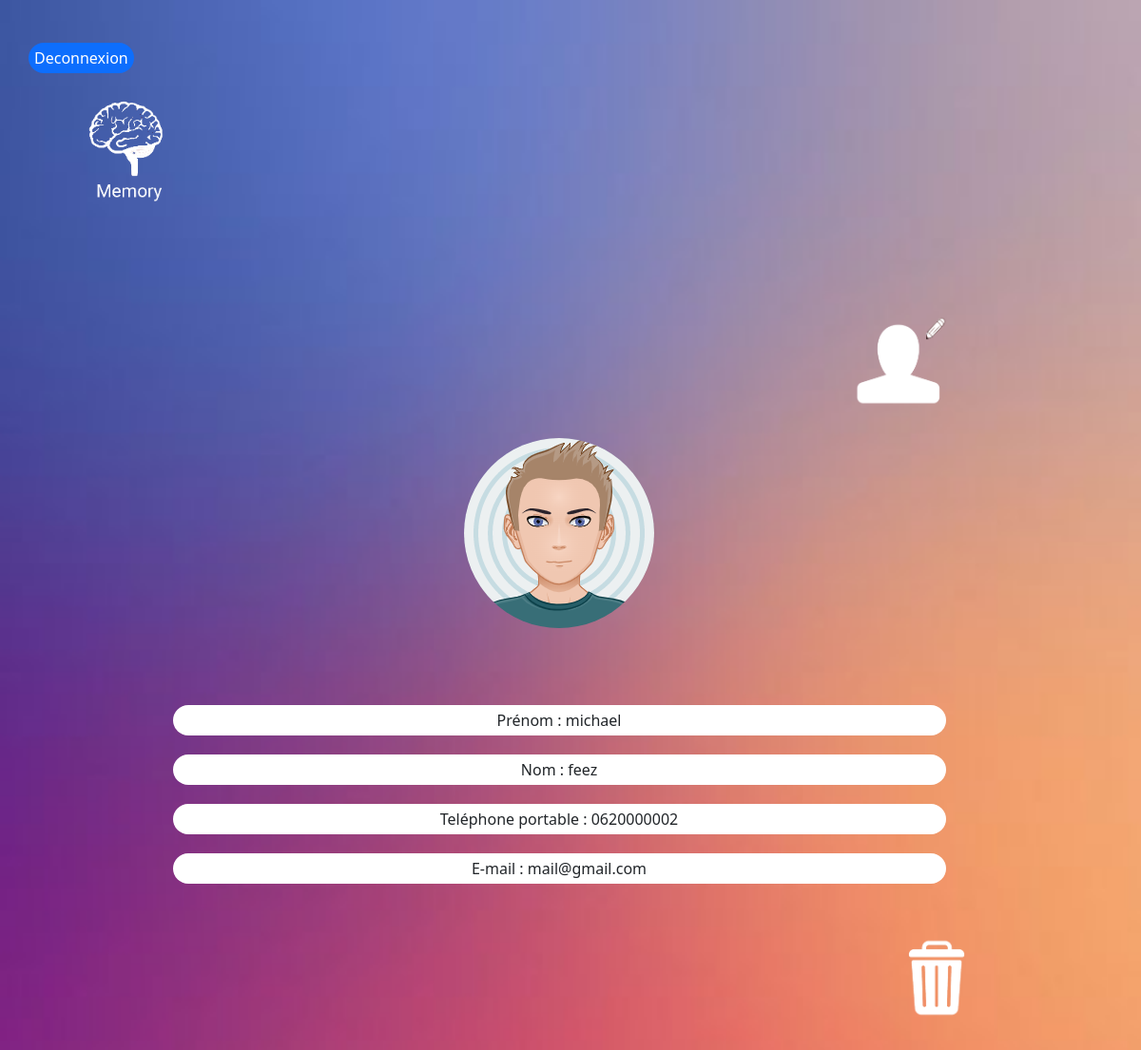
The page /fichecontact.php?id=41 (signed in) on the database its author committed.
### tables this page shows
CREATE TABLE `contact` (
  `Id` int(10) UNSIGNED NOT NULL,
  `Id_utilisateur` int(10) DEFAULT NULL,
  `Nom` varchar(40) NOT NULL,
  `Prenom` varchar(40) NOT NULL,
  `Telportable` varchar(20) NOT NULL,
  `Mail` varchar(50) NOT NULL,
  `Sexe` varchar(40) NOT NULL
);

### fichecontact.php (the view, shortened to what this page needs)
<!DOCTYPE html>
<html lang="fr,en">
<head>
    <link href="https://cdn.jsdelivr.net/npm/bootstrap@5.1.3/dist/css/bootstrap.min.css" rel="stylesheet">
    <link href="./memory.css" rel="stylesheet">
</head>
<body>
<button><a href="deconnexion.php">Deconnexion</a></button>
    <div class="container">
        <div class="row">
            <div class="col-13">
                <a href="index.php"><img class="logo" src="images-memory\logomermory.png" alt="Logo memory"></a>
            </div>
        </div>
        <div class="row">
            <div class="col-12">
                <?php
                try {
                    require 'initialisation.php';
                    $tri = "SELECT * From Contact where Id= " . $_GET['id'];
                    $sth = $conn->prepare($tri);
                    $sth->execute();
                    $result = $sth->fetch();
                    echo '<div class="col-8"><a href="./modifiercontact.php?id='. $result['Id'] .'"><img class="mod" src="images-memory\modifier.png"alt="modifier contact"></a></div></div>';
                    echo ' <div class="row">
                            <div class="col-9">';
                    $sexe = $result['Sexe'];
                    if ($sexe == 'femme')
                    {
                        echo '<img class="avatar" src="images-memory\avatarfemme.png" alt="Logo memory">' . '<br>';
                    }
                    elseif ($sexe == 'homme') {
                        echo '<img class="avatar" src="images-memory\avatarhomme.png" alt="Logo homme">' . '<br>';
                    }
                    if (isset($result)) {
                        echo "<div class=col2> Prénom : " .$result ['Prenom']   . '</div>';
                        echo "<div class=col2> Nom : " . $result ['Nom'] . '</div>';
                        echo "<div class=col2> Teléphone portable : " . $result ['Telportable'] . '</div>';
                        echo "<div class=col2> E-mail : " . $result ['Mail'] . '</div>';
                    }
                } catch (PDOException $e) {
                    echo 'Impossible de traiter les données. Erreur : ' . $e->getMessage();
                }
                ?>
            </div>
        </div>
    </div>
    <div class="col13">
    <?php echo '<a href="./supprimer.php?id='. $result['Id'] .'"><img class="suppimg" src="images-memory\corbeille.png" alt="supprimer contact"></a></div>';
    ?>
</body></html>

### memory.css (style rules this page uses)
:root { --primary:#ffffff; --primarylien:hsl(226, 39%, 49%); }
body { background-image: url("./images-memory/background.jpg") ; background-repeat: no-repeat; background-size: cover; padding: 30px; background-color: #fcfcfc; }
.logo { margin-bottom: 100px; width: 180px; margin-right : 0 auto; }
.suppimg { width : 100px; display: flex; margin-left: 80%; margin-top: 30px; }
.mod { width : 100px; margin-left: 90%; }
.avatar { border-radius: 50%; width: 200px; margin-bottom: 10%; }
a { color : var(--primary); text-decoration : none; }
.row div.col-12 { padding-bottom: 30px; color : var(--primary); }
div.col-12 { margin-top: 15px; color : var(--primary); }
div.col13 { margin:auto; }
.row div.col-8 { margin: auto; text-align: center; line-height: 2em; }
.row div.col-9 { margin: auto; text-align: center; line-height: 2em; }
div.col2 { background-color:var(--primary) ; margin-bottom: 20px; border-radius: 25px; }
button { border-radius: 5rem; font-size: smol; margin-top: 15px; background-color: #0d6efd; line-height: 30px; border:#0d6efd; text-align: center; }

### rows shown on the page
contact: Prenom "michael", Nom "feez", Telportable "0620000002", Mail "mail@gmail.com"
